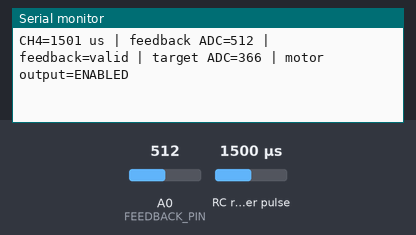
This sketch was run on a simulated Arduino Uno, built with avr-gcc and run on an emulated ATmega328P. Shown: the last lines printed to the serial monitor. Wiring (inferred from the names in the program): RC receiver channel: data pin 4. The test bench sets the inputs (shaded band); at power-on: A0 (FEEDBACK_PIN) = 512, RC receiver pulse 1500 µs.

Above: at 1.2 s.
1.3 s: A0 (FEEDBACK_PIN) set to 4
At 1.59 s:
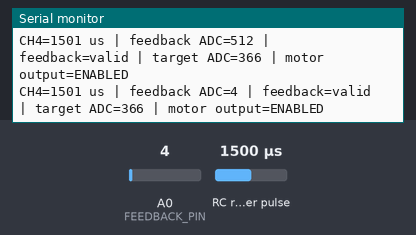
2.8 s: A0 (FEEDBACK_PIN) set to 1
At 3.27 s:
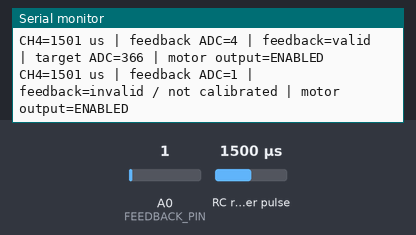

Measured:
- the behaviour switches between 3 and 2 on A0 (FEEDBACK_PIN) (found by bisection; images 1 and 2)
- after the input at 1.3 s, the serial monitor: prints a new line after 0.09 s (image 1)
- after the input at 2.8 s, the serial monitor: prints a new line after 0.27 s (image 2)

The sketch:

07_actuator_position.ino
```cpp
/*
  POC 7 — T8L / ER8 / Arduino Uno / SyRen 10 / PA-14P

  Intended control chain:
    T8L left joystick X -> ER8 CH4 -> Arduino D4
    Arduino SoftwareSerial TX on D8 -> SyRen S1
    SyRen M1/M2 -> PA-14P motor leads (black/red per PA-14P manual)
    PA-14P potentiometer: yellow -> Arduino 5V, white -> Arduino GND,
                          blue wiper -> Arduino A0

  Power:
    12 V lead-acid battery -> fused SyRen B+ / B-
    Mac USB -> Arduino Uno
    Arduino 5V / GND -> ER8 power rail (current POC test arrangement)
    SyRen 5V BEC positive is NOT connected to ER8. Grounds share a reference.

  SAFETY / COMMISSIONING:
    - Motor output is intentionally DISABLED by default.
    - SyRen simplified-serial command mapping is disputed between the supplied
      Quick Start and User Guide. Do not enable motor output until the stop byte
      and direction mapping are resolved/verified with the exact unit.
    - Potentiometer endpoint ADC values below are placeholders. Calibrate both
      endpoints with the actuator safely disconnected from motor power or with
      a safe measurement procedure, then enter measured values.
    - Do not enable motor control until receiver channel, feedback wiring,
      endpoints, SyRen DIP settings, and serial protocol have been checked.
    - This sketch implements target-position control, not direct motor-speed
      control. Left=fully retracted, center=half stroke, right=fully extended.
*/

#include <SoftwareSerial.h>

// ----- Pin allocation -----
const uint8_t RECEIVER_CH4_PIN = 4;   // ER8 CH4 = T8L left joystick X
const uint8_t FEEDBACK_PIN = A0;      // PA-14P potentiometer wiper
const uint8_t SYREN_RX_UNUSED_PIN = 7; // No wire required for one-way simplified serial
const uint8_t SYREN_TX_PIN = 8;      // Arduino -> SyRen S1

SoftwareSerial syrenSerial(SYREN_RX_UNUSED_PIN, SYREN_TX_PIN); // RX, TX

// ----- Commissioning interlocks -----
// Keep false until serial command mapping and feedback calibration are confirmed.
const bool ENABLE_MOTOR_OUTPUT = true;

// PA-14P feedback calibration placeholders only.
// Replace with measured analogRead() values at usable retracted and extended endpoints.
// Values must be distinct and between 0 and 1023.
const int FEEDBACK_RETRACTED_ADC = 0; // User-requested test target; observe actuator carefully
const int FEEDBACK_EXTENDED_ADC  = 900; // PLACEHOLDER — measure before enabling

// Receiver calibration observed on previous T8L/ER8 testing; verify CH4 specifically.
const unsigned long RX_MIN_US = 1000;
const unsigned long RX_CENTER_US = 1500;
const unsigned long RX_MAX_US = 2000;
const unsigned long RX_TIMEOUT_US = 25000;
const unsigned long RX_VALID_MIN_US = 900;
const unsigned long RX_VALID_MAX_US = 2100;

// Ignore small joystick fluctuations around center.
// Pulses from 1470–1530 us all command the midpoint. Outside that zone,
// each half of the stick's travel is remapped smoothly from midpoint to endpoint.
const unsigned long RX_CENTER_DEADBAND_US = 30;

// Position controller tuning. Increase the ADC error deadband to reduce hunting around the target.
const int POSITION_DEADBAND_ADC = 30;
const unsigned long LOOP_DELAY_MS = 20;
const unsigned long STATUS_INTERVAL_MS = 250;

// Simplified-serial command bytes: commands with twice the previous distance from stop for the next speed test.
// These values are empirical for this unit; stop remains 127.
const uint8_t SYREN_REVERSE_CMD = 33;
const uint8_t SYREN_STOP_CMD = 127;
const uint8_t SYREN_FORWARD_CMD = 223;

unsigned long lastStatusMs = 0;
unsigned long lastValidReceiverMs = 0;
bool receiverHasBeenValid = false;
bool printedNoReceiver = false;

bool feedbackCalibrationPlausible() {
  return FEEDBACK_RETRACTED_ADC >= 0 &&
         FEEDBACK_RETRACTED_ADC <= 1022 &&
         FEEDBACK_EXTENDED_ADC >= 1 &&
         FEEDBACK_EXTENDED_ADC <= 1022 &&
         abs(FEEDBACK_EXTENDED_ADC - FEEDBACK_RETRACTED_ADC) >= 100;
}

bool readReceiverPulse(unsigned long &pulseUs) {
  pulseUs = pulseIn(RECEIVER_CH4_PIN, HIGH, RX_TIMEOUT_US);
  return pulseUs >= RX_VALID_MIN_US && pulseUs <= RX_VALID_MAX_US;
}

int pulseToTargetAdc(unsigned long pulseUs) {
  long bounded = constrain((long)pulseUs, (long)RX_MIN_US, (long)RX_MAX_US);
  long span = (long)FEEDBACK_EXTENDED_ADC - (long)FEEDBACK_RETRACTED_ADC;
  const long centerTarget = 366; // User-calibrated fixed center target ADC
  long lowDeadbandEdge = (long)RX_CENTER_US - (long)RX_CENTER_DEADBAND_US;
  long highDeadbandEdge = (long)RX_CENTER_US + (long)RX_CENTER_DEADBAND_US;

  // The deadband maps to a single midpoint target, preventing tiny receiver
  // fluctuations around center from continually changing the requested position.
  if (bounded >= lowDeadbandEdge && bounded <= highDeadbandEdge) {
    return (int)centerTarget;
  }

  // Remap each side independently so target position changes smoothly from
  // midpoint at the deadband edge to the calibrated endpoint at stick travel.
  if (bounded < lowDeadbandEdge) {
    long inputSpan = lowDeadbandEdge - (long)RX_MIN_US;
    long inputOffset = bounded - (long)RX_MIN_US;
    return (int)((long)FEEDBACK_RETRACTED_ADC +
                 (centerTarget - (long)FEEDBACK_RETRACTED_ADC) * inputOffset / inputSpan);
  }

  long inputSpan = (long)RX_MAX_US - highDeadbandEdge;
  long inputOffset = bounded - highDeadbandEdge;
  return (int)(centerTarget +
               ((long)FEEDBACK_EXTENDED_ADC - centerTarget) * inputOffset / inputSpan);
}

int readFeedbackAdc() {
  // Small averaging reduces ADC noise. It does not replace endpoint calibration.
  long total = 0;
  for (uint8_t i = 0; i < 4; i++) {
    total += analogRead(FEEDBACK_PIN);
    delay(2);
  }
  return (int)(total / 4);
}

void sendSyRenStop() {
  if (ENABLE_MOTOR_OUTPUT) {
    syrenSerial.write(SYREN_STOP_CMD);
  }
}

void commandSyRenTowardTarget(int targetAdc, int actualAdc) {
  if (!ENABLE_MOTOR_OUTPUT) return;

  int error = targetAdc - actualAdc;
  if (abs(error) <= POSITION_DEADBAND_ADC) {
    sendSyRenStop();
    return;
  }

  // Potentiometer direction and motor direction must be confirmed empirically.
  if (error > 0) {
    syrenSerial.write(SYREN_FORWARD_CMD);
  } else {
    syrenSerial.write(SYREN_REVERSE_CMD);
  }
}

void setup() {
  pinMode(RECEIVER_CH4_PIN, INPUT);
  pinMode(SYREN_TX_PIN, OUTPUT);
  digitalWrite(SYREN_TX_PIN, HIGH); // UART idle state
  Serial.begin(115200);
  syrenSerial.begin(9600);

  Serial.println(F("\nPOC 7 — PA-14P position-control diagnostic"));
  Serial.println(F("T8L left joystick X -> ER8 CH4 -> Arduino D4"));
  Serial.println(F("PA-14P wiper -> A0; SyRen S1 <- SoftwareSerial TX D8"));
  Serial.println(F("Joystick center deadband: +/- 30 us around 1500 us."));
  Serial.println(F("Replace feedback endpoint placeholders with measured ADC values."));
}

void loop() {
  unsigned long pulseUs = 0;
  bool receiverValid = readReceiverPulse(pulseUs);
  int feedbackAdc = readFeedbackAdc();

  bool feedbackValid = feedbackCalibrationPlausible() &&
                       feedbackAdc > 2 && feedbackAdc < 1021;

  if (receiverValid) {
    receiverHasBeenValid = true;
    lastValidReceiverMs = millis();
    printedNoReceiver = false;
  }

  if (!receiverValid) {
    sendSyRenStop();
    if (!printedNoReceiver) {
      Serial.println(F("NO VALID ER8 CH4 SIGNAL — motor stop requested if output enabled."));
      printedNoReceiver = true;
    }
  } else if (!feedbackValid) {
    sendSyRenStop();
  } else {
    int targetAdc = pulseToTargetAdc(pulseUs);
    commandSyRenTowardTarget(targetAdc, feedbackAdc);
  }

  if (millis() - lastStatusMs >= STATUS_INTERVAL_MS) {
    lastStatusMs = millis();
    Serial.print(F("CH4="));
    if (receiverValid) Serial.print(pulseUs);
    else Serial.print(F("INVALID"));
    Serial.print(F(" us | feedback ADC="));
    Serial.print(feedbackAdc);
    Serial.print(F(" | feedback="));
    Serial.print(feedbackValid ? F("valid") : F("invalid / not calibrated"));
    if (receiverValid && feedbackValid) {
      Serial.print(F(" | target ADC="));
      Serial.print(pulseToTargetAdc(pulseUs));
    }
    Serial.print(F(" | motor output="));
    Serial.println(ENABLE_MOTOR_OUTPUT ? F("ENABLED") : F("DISABLED"));
  }

  delay(LOOP_DELAY_MS);
}
```
